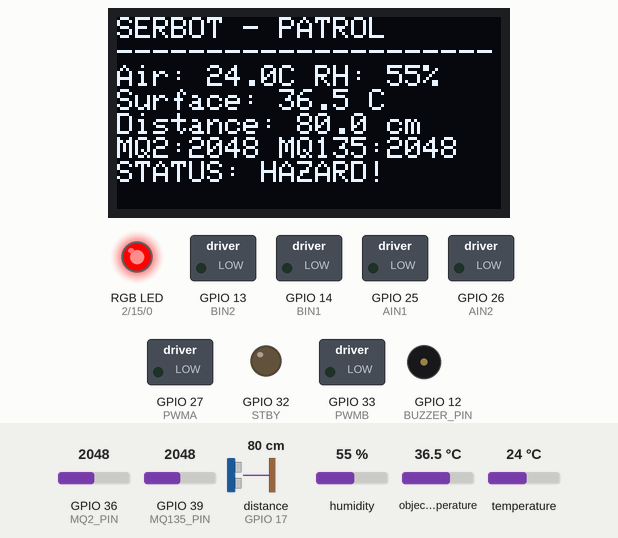
Recording of a sketch running on a simulated ESP32. On the bench: 128×64 one-colour display, switched loads named in the sketch (green lamp = pin HIGH), an RGB LED mixed from three pins (HIGH = lit), output pins drawn as LEDs (lit = HIGH), buzzer (waves = sounding, pin HIGH). Wiring (inferred from the names in the program): ultrasonic range finder: trigger GPIO 16; echo GPIO 17; 2 × IR receiver: data GPIO 34 / data GPIO 35. The test bench sets the inputs (shaded band); at power-on: distance to the obstacle (sensor on GPIO 17) 80 cm, humidity 55 %, GPIO 36 (MQ2_PIN) = 2048, GPIO 39 (MQ135_PIN) = 2048, object temperature 36.5 °C, temperature 24 °C (analog values on the 0–4095 scale). The echo pulse lasts 58.3 µs per cm; pins used as bus, display or sensor lines are not drawn; what the sketch prints to the serial monitor is not drawn.

Above: at 1.9 s.
2.0 s: distance to the obstacle (sensor on GPIO 17) set to 2 cm
At 4.18 s:
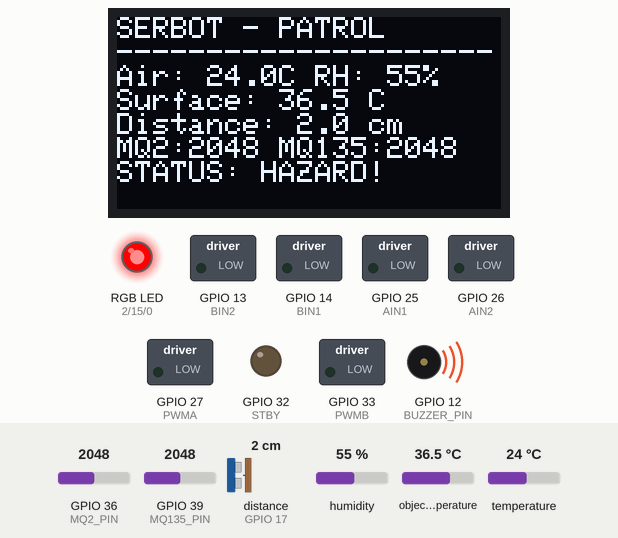
6.1 s: humidity set to 22 %
At 6.7 s:
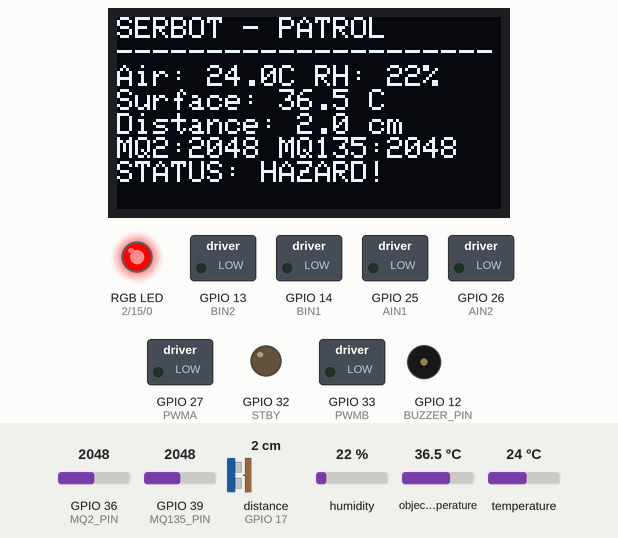
9.6 s: GPIO 36 (MQ2_PIN) set to 2866
At 10.9 s:
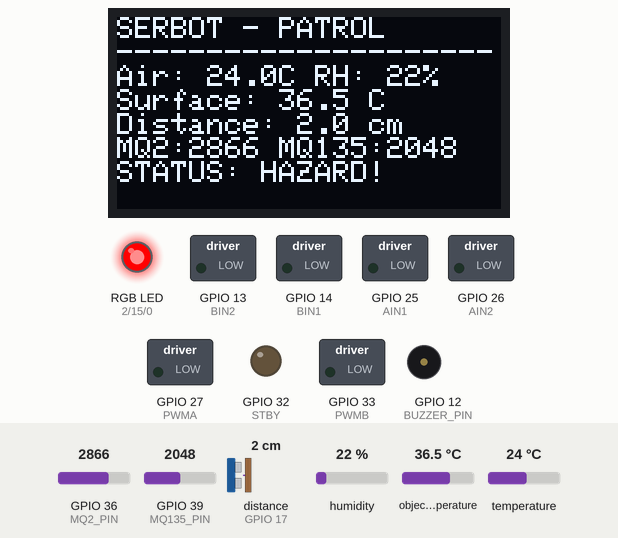
13.6 s: GPIO 39 (MQ135_PIN) set to 2866
At 15.2 s:
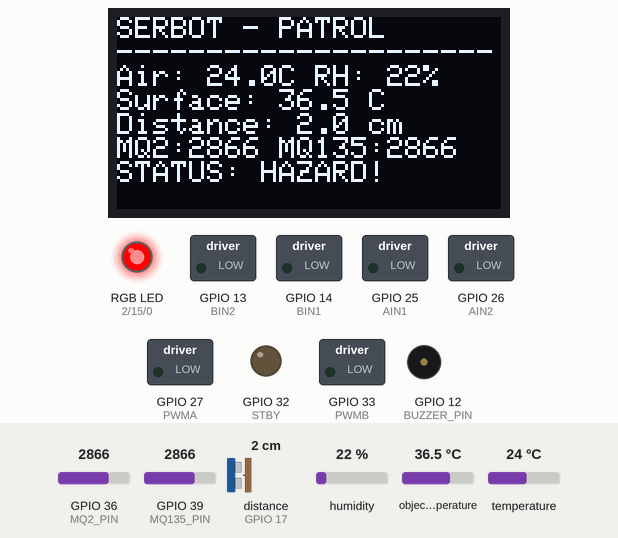
17.6 s: object temperature set to 20 °C
At 19.4 s:
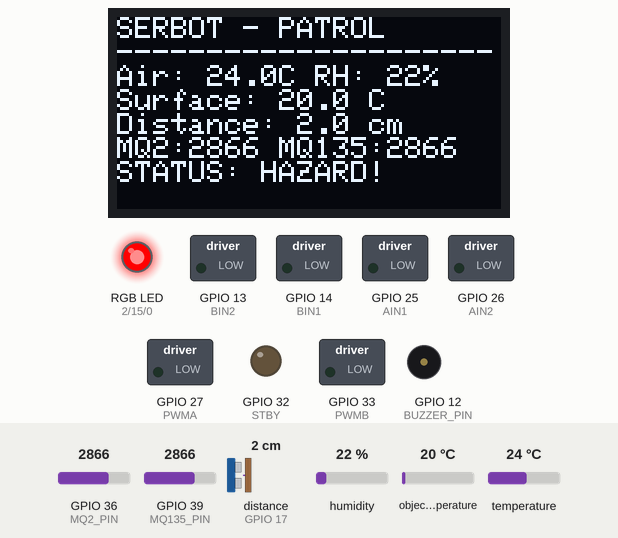
21.6 s: temperature set to 12 °C
At 23.7 s:
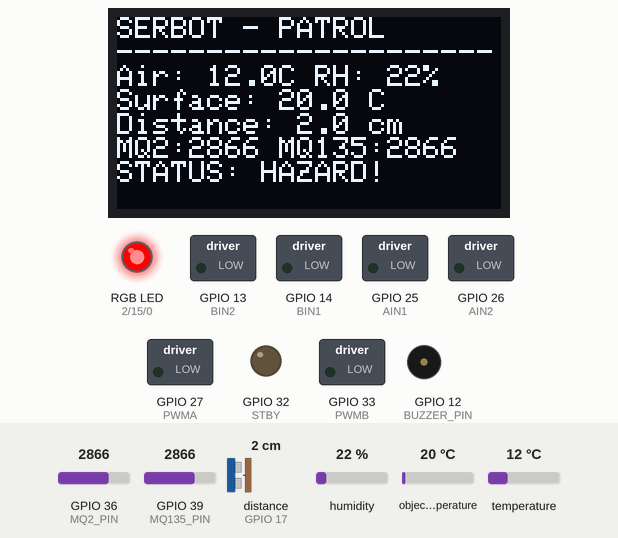
Timing chart, 0 to 26.6 s (numbered marks = the images above; inputs shaded):
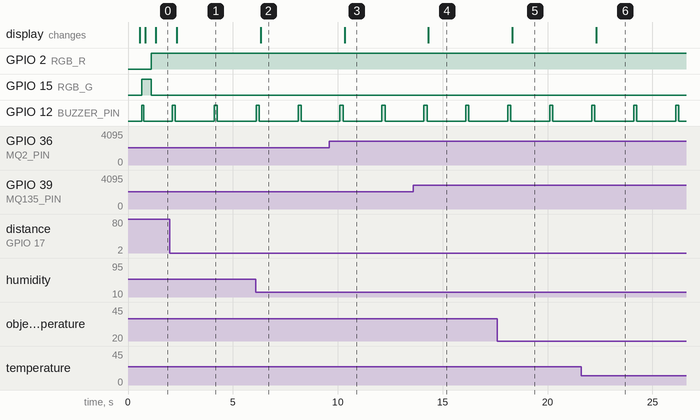

Measured:
- after the input at 2.0 s, the display: changes after 0.32 s (image 1)
- after the input at 6.1 s, the display: changes after 0.22 s (image 2)
- after the input at 9.6 s, the display: changes after 0.72 s (image 3)
- after the input at 13.6 s, the display: changes after 0.72 s (image 4)
- after the input at 17.6 s, the display: changes after 0.72 s (image 5)
- after the input at 21.6 s, the display: changes after 0.73 s (image 6)
- by itself, GPIO 12 (BUZZER_PIN): alternates HIGH for 0.15 s and LOW for 1.8 s

The sketch:

SERBOT_ESP32_Integrated.ino
```cpp
#include <Wire.h>
#include <SPI.h>
#include <Adafruit_GFX.h>
#include <Adafruit_SSD1306.h>
#include <Adafruit_SHT31.h>
#include <Adafruit_MLX90614.h>
#include <MFRC522.h>

// I2C: SHT31 + MLX90614 + OLED share this bus
#define SDA_PIN 21
#define SCL_PIN 22
// HC-SR04 (ECHO through divider)
#define TRIG_PIN 16
#define ECHO_PIN 17
// IR digital outputs (GPIO34/35 are input-only)
#define IR_LEFT_PIN 34
#define IR_RIGHT_PIN 35
// MQ analog outputs: each through its own voltage divider
#define MQ2_PIN 36
#define MQ135_PIN 39
// TB6612FNG
#define AIN1 25
#define AIN2 26
#define PWMA 27
#define BIN1 14
#define BIN2 13
#define PWMB 33
#define STBY 32
// RC522 SPI (VSPI)
#define RFID_SS 5
#define RFID_RST 4
#define RFID_SCK 18
#define RFID_MISO 19
#define RFID_MOSI 23
// RGB LED and active buzzer
#define RGB_R 2
#define RGB_G 15
#define RGB_B 0
#define BUZZER_PIN 12

#define OLED_WIDTH 128
#define OLED_HEIGHT 64
#define OLED_ADDR 0x3C
#define OLED_RESET -1

// CONFIGURATION: calibrate these raw MQ warning thresholds experimentally.
int MQ2_WARNING_RAW = 1800;
int MQ135_WARNING_RAW = 1800;
const float OBSTACLE_CM = 25.0;
const float SURFACE_TEMP_WARNING_C = 60.0;
const float AIR_TEMP_WARNING_C = 50.0;
const int PATROL_SPEED = 150;
const int TURN_SPEED = 145;
const int REVERSE_SPEED = 135;
const int IR_ACTIVE_LEVEL = LOW;       // change to HIGH if your IR modules invert
const bool RGB_COMMON_ANODE = false;   // true for common-anode RGB
const bool ENABLE_AUTONOMOUS_MOTION = true; // set false for stationary sensor testing

Adafruit_SSD1306 display(OLED_WIDTH, OLED_HEIGHT, &Wire, OLED_RESET);
Adafruit_SHT31 sht31;
Adafruit_MLX90614 mlx;
MFRC522 rfid(RFID_SS, RFID_RST);

bool oledOK=false, shtOK=false, mlxOK=false;
float airC=NAN, humidity=NAN, objectC=NAN, distanceCM=-1;
int mq2=0, mq135=0;
bool irLeft=false, irRight=false, gasAlarm=false, tempAlarm=false, obstacle=false;
unsigned long sensorTimer=0, displayTimer=0, serialTimer=0, rfidTimer=0, beepTimer=0;

void rgb(bool r, bool g, bool b) {
  int rr=r?HIGH:LOW, gg=g?HIGH:LOW, bb=b?HIGH:LOW;
  if (RGB_COMMON_ANODE) { rr=!rr; gg=!gg; bb=!bb; }
  digitalWrite(RGB_R,rr); digitalWrite(RGB_G,gg); digitalWrite(RGB_B,bb);
}
void beep(unsigned int ms=100) {
  digitalWrite(BUZZER_PIN,HIGH); delay(ms); digitalWrite(BUZZER_PIN,LOW);
}

void oneMotor(int in1,int in2,int pwm,int speed) {
  speed=constrain(speed,-255,255);
  if(speed>0) { digitalWrite(in1,HIGH); digitalWrite(in2,LOW); analogWrite(pwm,speed); }
  else if(speed<0) { digitalWrite(in1,LOW); digitalWrite(in2,HIGH); analogWrite(pwm,-speed); }
  else { digitalWrite(in1,LOW); digitalWrite(in2,LOW); analogWrite(pwm,0); }
}
void motors(int left,int right) {
  digitalWrite(STBY,HIGH);
  oneMotor(AIN1,AIN2,PWMA,left);
  oneMotor(BIN1,BIN2,PWMB,right);
}
void stopMotors() {
  oneMotor(AIN1,AIN2,PWMA,0); oneMotor(BIN1,BIN2,PWMB,0);
  digitalWrite(STBY,LOW);
}
void reverseShort() { motors(-REVERSE_SPEED,-REVERSE_SPEED); delay(350); stopMotors(); }
void turnLeftShort() { motors(-TURN_SPEED,TURN_SPEED); delay(420); stopMotors(); }
void turnRightShort() { motors(TURN_SPEED,-TURN_SPEED); delay(420); stopMotors(); }

float readDistance() {
  digitalWrite(TRIG_PIN,LOW); delayMicroseconds(3);
  digitalWrite(TRIG_PIN,HIGH); delayMicroseconds(10); digitalWrite(TRIG_PIN,LOW);
  unsigned long us=pulseIn(ECHO_PIN,HIGH,30000UL);
  if(us==0) return -1;
  return us*0.0343f/2.0f;
}
int readADC(int pin) {
  long sum=0;
  for(int i=0;i<10;i++) { sum+=analogRead(pin); delay(3); }
  return sum/10;
}
void readSensors() {
  distanceCM=readDistance();
  irLeft=(digitalRead(IR_LEFT_PIN)==IR_ACTIVE_LEVEL);
  irRight=(digitalRead(IR_RIGHT_PIN)==IR_ACTIVE_LEVEL);
  mq2=readADC(MQ2_PIN); mq135=readADC(MQ135_PIN);
  if(shtOK) { airC=sht31.readTemperature(); humidity=sht31.readHumidity(); }
  if(mlxOK) objectC=mlx.readObjectTempC();
  gasAlarm=(mq2>=MQ2_WARNING_RAW || mq135>=MQ135_WARNING_RAW);
  tempAlarm=(!isnan(objectC) && objectC>=SURFACE_TEMP_WARNING_C) ||
            (!isnan(airC) && airC>=AIR_TEMP_WARNING_C);
  obstacle=(distanceCM>0 && distanceCM<OBSTACLE_CM);
}

String cardUID() {
  String s="";
  for(byte i=0;i<rfid.uid.size;i++) {
    if(rfid.uid.uidByte[i]<0x10) s+="0";
    s+=String(rfid.uid.uidByte[i],HEX);
    if(i<rfid.uid.size-1) s+=":";
  }
  s.toUpperCase(); return s;
}
void checkRFID() {
  if(millis()-rfidTimer<250) return;
  rfidTimer=millis();
  if(!rfid.PICC_IsNewCardPresent() || !rfid.PICC_ReadCardSerial()) return;
  Serial.print("RFID UID: "); Serial.println(cardUID());
  beep(90); rfid.PICC_HaltA(); rfid.PCD_StopCrypto1();
}

void updateAlerts() {
  if(gasAlarm || tempAlarm) {
    rgb(true,false,false);
    if(millis()-beepTimer>1200) { beep(150); beepTimer=millis(); }
  } else if(obstacle || irLeft || irRight) {
    rgb(true,true,false);
  } else {
    rgb(false,true,false);
  }
}

void navigate() {
  if(!ENABLE_AUTONOMOUS_MOTION || gasAlarm || tempAlarm) { stopMotors(); return; }
  if(irLeft && irRight) { stopMotors(); reverseShort(); turnRightShort(); }
  else if(irLeft) { stopMotors(); reverseShort(); turnRightShort(); }
  else if(irRight) { stopMotors(); reverseShort(); turnLeftShort(); }
  else if(obstacle) { stopMotors(); reverseShort(); turnRightShort(); }
  else motors(PATROL_SPEED,PATROL_SPEED);
}

void showOLED() {
  if(!oledOK) return;
  display.clearDisplay(); display.setTextColor(SSD1306_WHITE);
  display.setTextSize(1); display.setCursor(0,0);
  display.println("SERBOT - PATROL");
  display.println("---------------------");
  display.print("Air: "); if(isnan(airC)) display.print("--"); else display.print(airC,1);
  display.print("C RH: "); if(isnan(humidity)) display.println("--"); else { display.print(humidity,0); display.println("%"); }
  display.print("Surface: "); if(isnan(objectC)) display.println("--"); else { display.print(objectC,1); display.println(" C"); }
  display.print("Distance: "); if(distanceCM<0) display.println("No echo"); else { display.print(distanceCM,1); display.println(" cm"); }
  display.print("MQ2:"); display.print(mq2); display.print(" MQ135:"); display.println(mq135);
  if(gasAlarm || tempAlarm) display.println("STATUS: HAZARD!");
  else if(obstacle || irLeft || irRight) display.println("STATUS: OBSTACLE");
  else display.println("STATUS: NORMAL");
  display.display();
}
void printStatus() {
  Serial.println("\n------ SERBOT READINGS ------");
  Serial.printf("Air temperature: %.1f C\n",airC);
  Serial.printf("Humidity: %.1f %%\n",humidity);
  Serial.printf("Object temperature: %.1f C\n",objectC);
  Serial.printf("Distance: %.1f cm\n",distanceCM);
  Serial.printf("IR left/right: %d / %d\n",irLeft,irRight);
  Serial.printf("MQ-2 raw ADC: %d\n",mq2);
  Serial.printf("MQ-135 raw ADC: %d\n",mq135);
  Serial.printf("Gas alarm: %s | Temperature alarm: %s\n",gasAlarm?"YES":"NO",tempAlarm?"YES":"NO");
  Serial.println("MQ values are raw ADC counts, not ppm.");
}

void setup() {
  Serial.begin(115200); delay(500);
  pinMode(AIN1,OUTPUT); pinMode(AIN2,OUTPUT); pinMode(PWMA,OUTPUT);
  pinMode(BIN1,OUTPUT); pinMode(BIN2,OUTPUT); pinMode(PWMB,OUTPUT);
  pinMode(STBY,OUTPUT); stopMotors();

  pinMode(TRIG_PIN,OUTPUT); pinMode(ECHO_PIN,INPUT); digitalWrite(TRIG_PIN,LOW);
  pinMode(IR_LEFT_PIN,INPUT); pinMode(IR_RIGHT_PIN,INPUT);
  pinMode(RGB_R,OUTPUT); pinMode(RGB_G,OUTPUT); pinMode(RGB_B,OUTPUT);
  pinMode(BUZZER_PIN,OUTPUT); rgb(false,false,false); digitalWrite(BUZZER_PIN,LOW);

  analogReadResolution(12);
  analogSetPinAttenuation(MQ2_PIN,ADC_11db);
  analogSetPinAttenuation(MQ135_PIN,ADC_11db);

  Wire.begin(SDA_PIN,SCL_PIN);
  oledOK=display.begin(SSD1306_SWITCHCAPVCC,OLED_ADDR);
  if(oledOK) { display.clearDisplay(); display.setTextSize(1); display.setTextColor(SSD1306_WHITE); display.setCursor(0,0); display.println("SERBOT starting..."); display.display(); }
  else Serial.println("OLED not found at 0x3C. Check address/wiring.");

  shtOK=sht31.begin(0x44);
  if(!shtOK) Serial.println("SHT31 not found at 0x44. Check wiring/address (possibly 0x45).");
  mlxOK=mlx.begin();
  if(!mlxOK) Serial.println("MLX90614 not found. Check shared I2C wiring.");

  SPI.begin(RFID_SCK,RFID_MISO,RFID_MOSI,RFID_SS);
  rfid.PCD_Init(); delay(50);
  byte ver=rfid.PCD_ReadRegister(rfid.VersionReg);
  if(ver==0x00 || ver==0xFF) Serial.println("RC522 not detected. Check 3.3V and SPI wiring.");
  else Serial.println("RC522 initialized.");

  Serial.println("\nSERBOT ready. Serial Monitor: 115200 baud.");
  Serial.println("Allow MQ sensors to warm up; calibrate thresholds before relying on alarms.");
  rgb(false,true,false); beep(100);
}

void loop() {
  checkRFID();
  if(millis()-sensorTimer>=1000) {
    sensorTimer=millis(); readSensors(); updateAlerts(); navigate();
  }
  if(millis()-displayTimer>=500) { displayTimer=millis(); showOLED(); }
  if(millis()-serialTimer>=1000) { serialTimer=millis(); printStatus(); }
}
```
